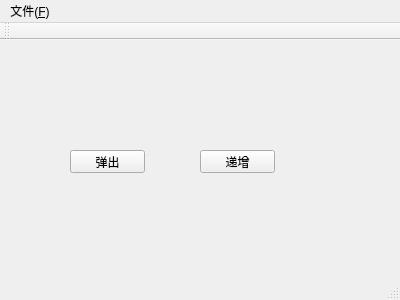
<?xml version="1.0" encoding="UTF-8"?>
<ui version="4.0">
 <class>MainWindow</class>
 <widget class="QMainWindow" name="MainWindow">
  <property name="geometry">
   <rect>
    <x>0</x>
    <y>0</y>
    <width>400</width>
    <height>300</height>
   </rect>
  </property>
  <property name="windowTitle">
   <string>login</string>
  </property>
  <widget class="QWidget" name="centralWidget">
   <widget class="QPushButton" name="pushButton">
    <property name="geometry">
     <rect>
      <x>70</x>
      <y>110</y>
      <width>75</width>
      <height>23</height>
     </rect>
    </property>
    <property name="text">
     <string>弹出</string>
    </property>
   </widget>
   <widget class="QPushButton" name="pushButton_2">
    <property name="geometry">
     <rect>
      <x>200</x>
      <y>110</y>
      <width>75</width>
      <height>23</height>
     </rect>
    </property>
    <property name="text">
     <string>递增</string>
    </property>
   </widget>
  </widget>
  <widget class="QMenuBar" name="menuBar">
   <property name="geometry">
    <rect>
     <x>0</x>
     <y>0</y>
     <width>400</width>
     <height>23</height>
    </rect>
   </property>
   <widget class="QMenu" name="menu_F">
    <property name="title">
     <string>文件(&amp;F)</string>
    </property>
    <addaction name="action_N"/>
    <addaction name="action_O"/>
    <addaction name="action_S"/>
    <addaction name="action_H"/>
    <addaction name="action_L"/>
   </widget>
   <addaction name="menu_F"/>
  </widget>
  <widget class="QToolBar" name="mainToolBar">
   <attribute name="toolBarArea">
    <enum>TopToolBarArea</enum>
   </attribute>
   <attribute name="toolBarBreak">
    <bool>false</bool>
   </attribute>
  </widget>
  <widget class="QStatusBar" name="statusBar"/>
  <action name="action_N">
   <property name="icon">
    <iconset resource="myresource.qrc">
     <normaloff>:/myImages/images/filenew.png</normaloff>:/myImages/images/filenew.png</iconset>
   </property>
   <property name="text">
    <string>新建(&amp;N)</string>
   </property>
   <property name="shortcut">
    <string>Ctrl+N</string>
   </property>
  </action>
  <action name="action_O">
   <property name="icon">
    <iconset resource="myresource.qrc">
     <normaloff>:/myImages/images/fileopen.png</normaloff>:/myImages/images/fileopen.png</iconset>
   </property>
   <property name="text">
    <string>打开(&amp;O)</string>
   </property>
   <property name="shortcut">
    <string>Ctrl+O</string>
   </property>
  </action>
  <action name="action_S">
   <property name="icon">
    <iconset resource="myresource.qrc">
     <normaloff>:/myImages/images/filesave.png</normaloff>:/myImages/images/filesave.png</iconset>
   </property>
   <property name="text">
    <string>保存(&amp;S)</string>
   </property>
   <property name="shortcut">
    <string>Ctrl+S</string>
   </property>
  </action>
  <action name="action_H">
   <property name="icon">
    <iconset resource="myresource.qrc">
     <normaloff>:/myImages/images/filesaveas.png</normaloff>:/myImages/images/filesaveas.png</iconset>
   </property>
   <property name="text">
    <string>另存为(&amp;H)</string>
   </property>
   <property name="shortcut">
    <string>Ctrl+H</string>
   </property>
  </action>
  <action name="action_L">
   <property name="icon">
    <iconset resource="myresource.qrc">
     <normaloff>:/myImages/images/find.png</normaloff>:/myImages/images/find.png</iconset>
   </property>
   <property name="text">
    <string>查询(&amp;L)</string>
   </property>
   <property name="shortcut">
    <string>Ctrl+L</string>
   </property>
  </action>
 </widget>
 <layoutdefault spacing="6" margin="11"/>
 <resources>
  <include location="myresource.qrc"/>
 </resources>
 <connections/>
</ui>
